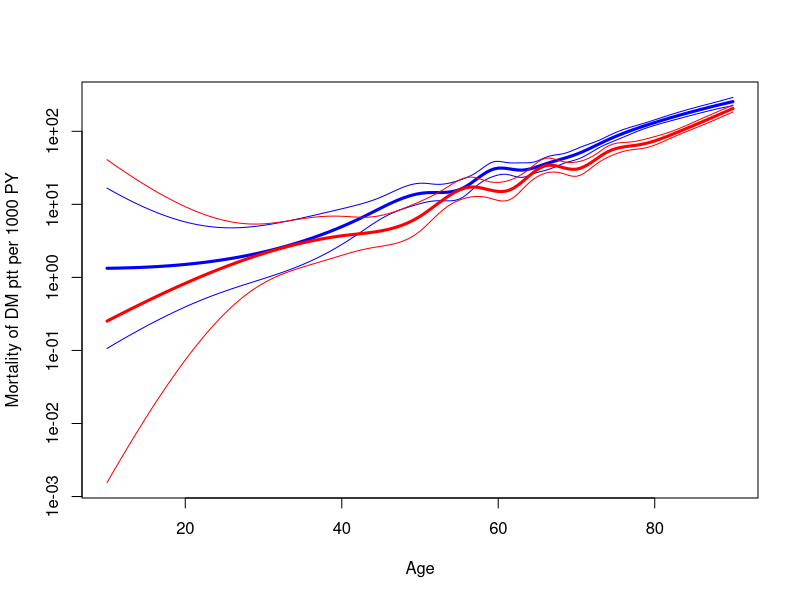
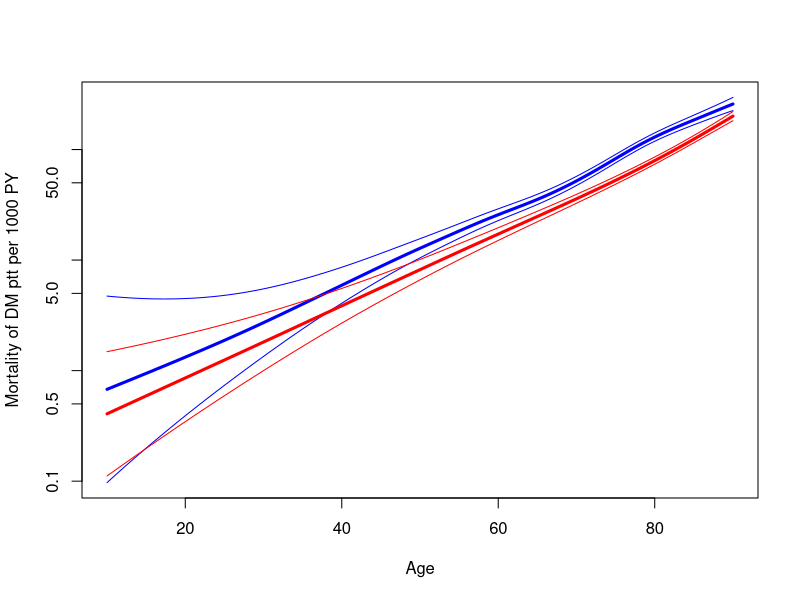
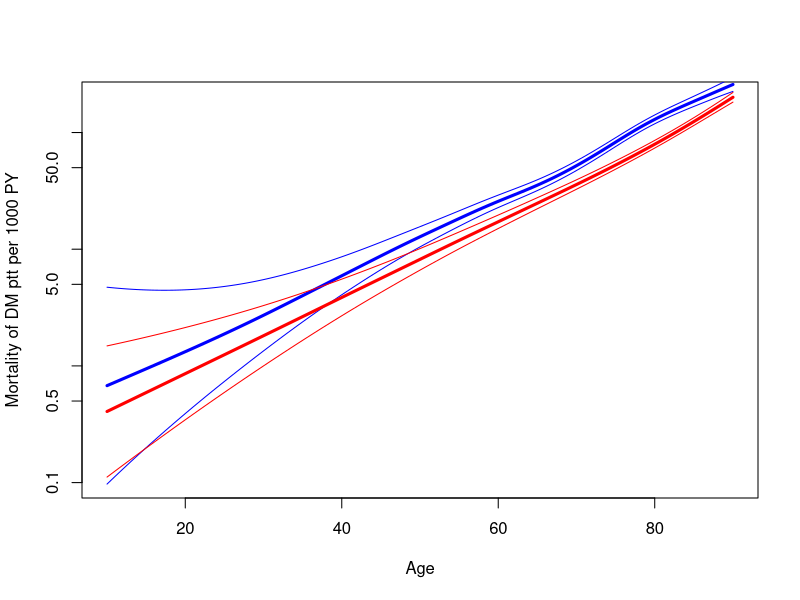
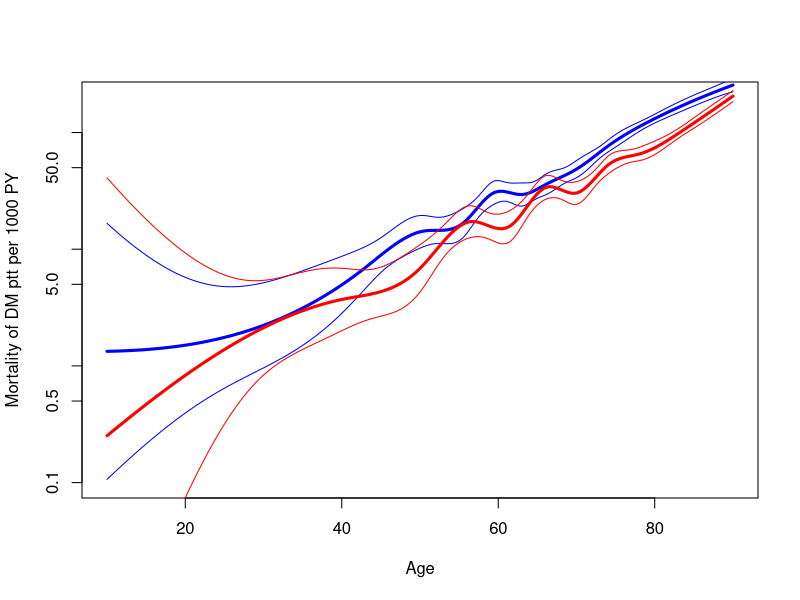
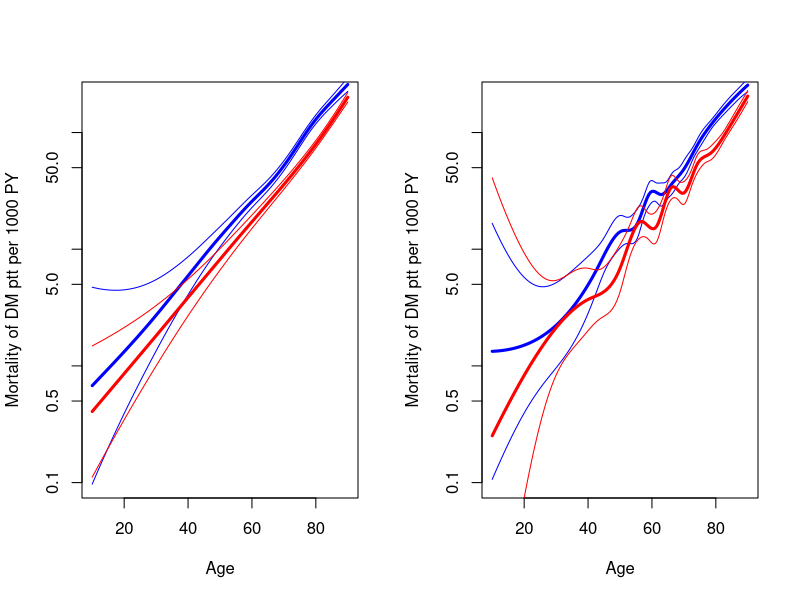
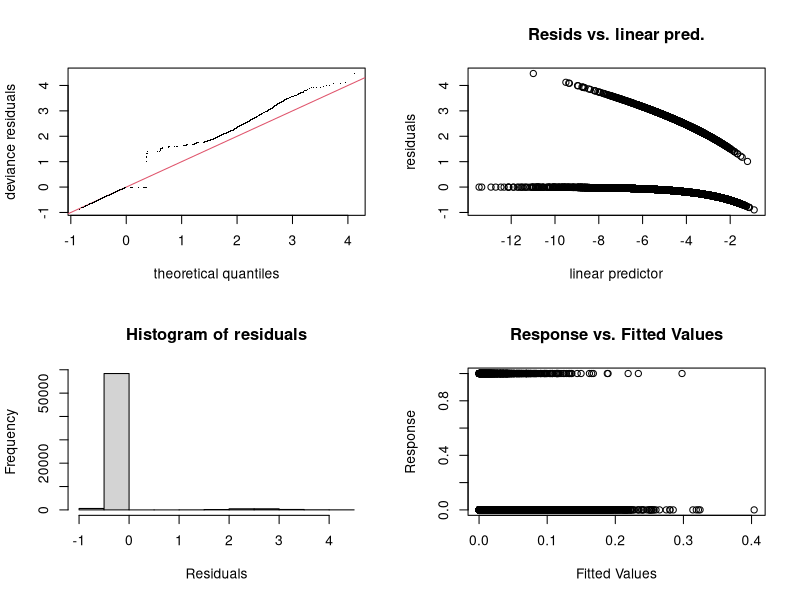
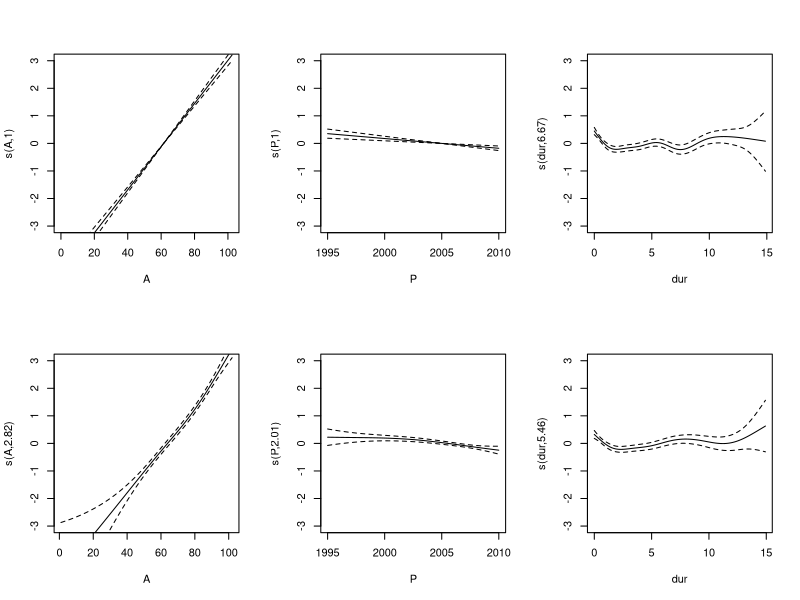
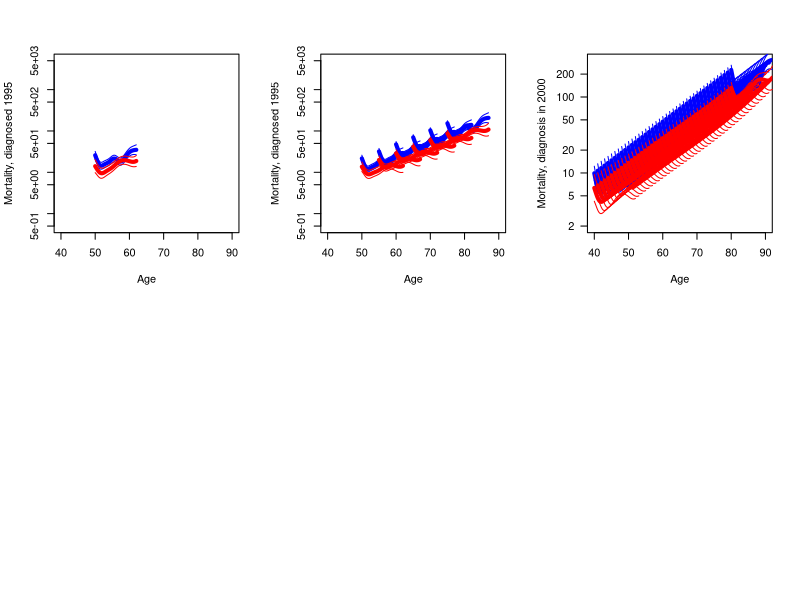

Write the R code that produced these figures, in order. (Note: this script raises an error after producing the figures.)
###################################################
options( width=94 )
library( Epi )
library( mgcv )
data( DMlate )
str( DMlate )
head( DMlate )
summary( DMlate )

##############################################################################################
LL <- Lexis( entry = list( A = dodm-dobth,
                           P = dodm,
                         dur = 0 ),
              exit = list( P = dox ),
       exit.status = factor( !is.na(dodth),
                             labels=c("Alive","Dead") ),
              data = DMlate )

###################################################
LL <- Lexis( entry = list( A = dodm-dobth,
                           P = dodm,
                         dur = 0 ),
              exit = list( P = dox ),
       exit.status = factor( !is.na(dodth),
                             labels=c("Alive","Dead") ),
              data = DMlate,
              keep = TRUE )

###################################################
attr( LL, 'dropped' )

###################################################
summary( LL )
head( LL )

###################################################
stat.table( sex,
            list( D=sum( lex.Xst=="Dead" ),
                  Y=sum( lex.dur ),
               rate=ratio( lex.Xst=="Dead", lex.dur, 1000 ) ),
            data=LL )

###################################################
SL <- splitLexis( LL, breaks=seq(0,125,1/2), time.scale="A" )
summary( SL )
summary( LL )

###################################################
library( splines )
r.m <- glm( (lex.Xst=="Dead") ~ ns( A, df=10 ),
            offset = log( lex.dur ),
            family = poisson,
              data = subset( SL, sex=="M" ) )
r.f <- update( r.m, data = subset( SL, sex=="F" ) )

###################################################
nd <-  data.frame( A = seq(10,90,0.5),
             lex.dur = 1000 )
p.m <- ci.pred( r.m, newdata = nd )
p.f <- ci.pred( r.f, newdata = nd )
str( p.m )
head( p.m )

###################################################
matplot( nd$A, cbind(p.m,p.f),
         type="l", col=rep(c("blue","red"),each=3), lwd=c(3,1,1), lty=1,
         log="y", xlab="Age", ylab="Mortality of DM ptt per 1000 PY")

###################################################
library( mgcv )
s.m <- gam( (lex.Xst=="Dead") ~ s(A,k=20),
            offset = log( lex.dur ),
            family = poisson,
                    data = subset( SL, sex=="M" ) )
s.f <- update( s.m, data = subset( SL, sex=="F" ) )
p.m <- ci.pred( s.m, newdata = nd ) * 1000
p.f <- ci.pred( s.f, newdata = nd ) * 1000

###################################################
matplot( nd$A, cbind(p.m,p.f),
         type="l", col=rep(c("blue","red"),each=3), lwd=c(3,1,1), lty=1,
         log="y", xlab="Age", ylab="Mortality of DM ptt per 1000 PY")

###################################################
pl2 <- function(s.m,s.f) {
 nd <-  data.frame( A = seq(10,90,0.5), lex.dur = 1 )
p.m <- ci.pred( s.m, newdata = nd ) * 1000
p.f <- ci.pred( s.f, newdata = nd ) * 1000
matplot( nd$A, cbind(p.m,p.f), ylim=c(0.1,200),
         type="l", col=rep(c("blue","red"),each=3), lwd=c(3,1,1), lty=1,
         log="y", xlab="Age", ylab="Mortality of DM ptt per 1000 PY")
                         }
pl2( s.m, s.f )
pl2( r.m, r.f )
par( mfrow=c(1,2) )
pl2( s.m, s.f )
pl2( r.m, r.f )

###################################################
Mcr <- gam( (lex.Xst=="Dead") ~ s(   A, k=10 ) +
                                s(   P, k=10 ) +
                                s( dur, k=10 ),
            offset = log( lex.dur/1000 ),
            family = poisson, method="REML",
              data = subset( SL, sex=="M" ) )
summary( Mcr )
gam.check( Mcr )
Fcr <- update( Mcr, data = subset( SL, sex=="F" ) )

###################################################
par( mfrow=c(2,3) )
plot( Mcr, ylim=c(-3,3) )
plot( Fcr, ylim=c(-3,3) )

###################################################
# Simplification
Mcl <- update( Mcr, . ~ A + P + s( dur, k=10 ) )
Fcl <- update( Fcr, . ~ A + P + s( dur, k=10 ) )
anova( Mcr, Mcl, test="Chisq" )
anova( Fcr, Fcl, test="Chisq" )

###################################################
pts <- seq(0,12,0.5)
nd <- data.frame( A =   50+pts,
                  P = 1995+pts,
                dur =      pts,
            lex.dur = 1 )
head( cbind( nd$A, ci.pred( Mcr, newdata=nd ) ) )

###################################################
pts <- seq(0,12,0.1)
nd <- data.frame( A=  50+pts,
                  P=1995+pts,
                dur=     pts,
            lex.dur=1 )
Rpr <- cbind( ci.pred( Mcr, nd ),
              ci.pred( Fcr, nd ) )

###################################################
plot( NA, xlim=c(40,90), ylim=c(0.5,5000), log="y",
          xlab="Age", ylab="Mortality, diagnosed 1995" )
matlines( 50+pts, Rpr,
          type="l", lwd=c(4,1,1), lty=1,
          col=rep( c("blue","red"), each=3 ) )

ml <- function( A, P )
    {
nd <- data.frame( A = A+pts,
                  P = P+pts,
                dur =   pts,
            lex.dur = 1 )
Rpr <- cbind( ci.pred( Mcr, nd ),
              ci.pred( Fcr, nd ) )
matlines( A+pts, Rpr,
          type="l", lwd=c(4,1,1), lty=1,
          col=rep( c("blue","red"), each=3 ) )
    }

##################################################
plot( NA, xlim=c(40,90), ylim=c(0.5,5000), log="y",
          xlab="Age", ylab="Mortality, diagnosed 1995" )
ml( 50, 2000 )
ml( 55, 2000 )
ml( 60, 2000 )
ml( 65, 2000 )
ml( 70, 2000 )
ml( 75, 2000 )

plot( NA, xlim=c(40,90), ylim=c(2,300), log="y", las=1,
          xlab="Age", ylab="Mortality, diagnosis in 2000" )
for( aa in 40:80 ) ml( aa, 2000 )

###################################################
str( SL )
SL$Am <- floor( SL$A+0.25 )
SL$Pm <- floor( SL$P+0.25 )
data( M.dk )
str( M.dk )
M.dk <- transform( M.dk, Am = A,
                         Pm = P,
                        sex = factor( sex, labels=c("M","F") ) )

###################################################
SLr <- merge( SL, M.dk[,c("sex","Am","Pm","rate")] )
dim( SL )
dim( SLr )

###################################################
SLr$E <- SLr$lex.dur * SLr$rate / 1000
stat.table( sex, 
            list( D = sum(lex.Xst=="Dead"), 
                  Y = sum(lex.dur), 
                  E = sum(E), 
                SMR = ratio(lex.Xst=="Dead",E) ), 
            data = SLr,
            margin = TRUE ) 
stat.table( list( sex, Age = floor(pmax(A,39)/10)*10 ), 
            list( D = sum(lex.Xst=="Dead"), 
                  Y = sum(lex.dur), 
                  E = sum(E), 
                SMR = ratio(lex.Xst=="Dead",E) ), 
               data = SLr )


###################################################
### code chunk number 26: SMReff
###################################################
SLr <- subset( SLr, E>0 )
Msm <- gam( (lex.Xst=="Dead") ~ s(   A, k=10 ) +
                                s(   P, k=10 ) +
                                s( dur, k=10 ),
            offset = log( E ),
            family = poisson, method="REML",
                    data = subset( SLr, sex=="M" ) )
Fsm <- update( Msm, data = subset( SLr, sex=="F" ) )
summary( Msm )
summary( Fsm )
par( mfrow=c(2,3) )
plot( Msm, ylim=c(-1,2) )
plot( Fsm, ylim=c(-1,2) )

###################################################
show.mort <-
function( Msm, Fsm )
    {
mpr <- fpr <- NULL
pts <- seq(0,15,0.1)
for( ip in c(1995,2005) )
for( ia in c(50,60,70) )
   { 
nd <- data.frame( A=ia+pts,
                  P=ip+pts,
                dur=   pts,
                  E=1 )
mpr <- cbind( mpr, ci.pred( Msm, nd ) )
fpr <- cbind( fpr, ci.pred( Fsm, nd ) )
   }
par( mfrow=c(1,2) )
matplot( cbind(50+pts,60+pts,70+pts)[,rep(1:3,2,each=3)],
         cbind( mpr[,1:9], fpr[,1:9] ), ylim=c(0.5,5),
         log="y", xlab="Age", ylab="SMR, diagnosed 1995",
         type="l", lwd=c(4,1,1), lty=c("solid","18","18"),
         col=rep(c("blue","red"),each=9) )
abline( h= 1)
matplot( cbind(50+pts,60+pts,70+pts)[,rep(1:3,2,each=3)],
         cbind( mpr[,1:9+9], fpr[,1:9+9] ), ylim=c(0.5,5),
         log="y", xlab="Age", ylab="SMR, diagnosed 2005",
         type="l", lwd=c(4,1,1), lty=c("solid","18","18"),
         col=rep(c("blue","red"),each=9) )
abline( h= 1)
    }
show.mort( Msm, Fsm )

###################################################
print(
stat.table( list( dur=floor(dur/2)*2, sex=sex ),
            list( D=sum(lex.Xst=="Dead") ),
            margin = TRUE,
            data = SLr ), digits=0 )

###################################################
( a.kn <- with( subset(SLr,lex.Xst=="Dead"), quantile( A+lex.dur, (1:5-0.5)/5 ) ) )
( p.kn <- with( subset(SLr,lex.Xst=="Dead"), quantile( P+lex.dur, (1:2-0.5)/2 ) ) )
( d.kn <- with( subset(SLr,lex.Xst=="Dead"), quantile( dur+lex.dur, (1:3-0.5)/3 ) ) )
Msg <- glm( (lex.Xst=="Dead") ~ Ns(   A, knots=a.kn ) +
                                Ns(   P, knots=p.kn ) +
                                Ns( dur, knots=d.kn ),
            offset = log( E ),
            family = poisson,
              data = subset( SLr, sex=="M" ) )
Fsg <- update( Msg, data = subset( SLr, sex=="F" ) )
mpg <- fpg <- NULL
pts <- seq(0,15,0.1)
for( ip in c(1995,2005) )
for( ia in c(50,60,70) )
   { 
nd <- data.frame( A=ia+pts,
                  P=ip+pts,
                dur=   pts,
                  E=1 )
mpg <- cbind( mpg, ci.pred( Msg, nd ) )
fpg <- cbind( fpg, ci.pred( Fsg, nd ) )
   }
par( mfrow=c(1,2) )
matplot( cbind(50+pts,60+pts,70+pts)[,rep(1:3,2,each=3)],
         cbind( mpg[,1:9], fpg[,1:9] ),
         log="y", xlab="Age", ylab="SMR, diagnosed 1995",
         type="l", lwd=c(4,1,1), lty=1, ylim=c(0.5,5),
         col=rep(c("blue","red"),each=9) )
matlines( cbind(50+pts,60+pts,70+pts)[,rep(1:3,2,each=3)],
         cbind( mpr[,1:9], fpr[,1:9] ),
         type="l", lwd=c(4,1,1), lty="21", lend="butt",
         col=rep(c("blue","red"),each=9) )
abline( h= 1)
matplot( cbind(50+pts,60+pts,70+pts)[,rep(1:3,2,each=3)],
         cbind( mpg[,1:9+9], fpg[,1:9+9] ),
         log="y", xlab="Age", ylab="SMR, diagnosed 2005",
         type="l", lwd=c(4,1,1), lty=1, ylim=c(0.5,5),
         col=rep(c("blue","red"),each=9) )
matlines( cbind(50+pts,60+pts,70+pts)[,rep(1:3,2,each=3)],
         cbind( mpr[,1:9+9], fpr[,1:9+9] ),
         type="l", lwd=c(4,1,1), lty="21", lend="butt",
         col=rep(c("blue","red"),each=9) )
abline( h= 1)

###################################################
llsm <- gam( (lex.Xst=="Dead") ~ I(A-60) + 
                                 I(P-2000) + 
                                 s( dur, k=8 ),
             offset = log( E ),
             family = poisson, method="REML",
               data = subset( SLr, sex=="M" ) )
summary( llsm )
gam.check( llsm )
llsf <- update( llsm, data = subset( SLr, sex=="F" ) )
round( (cbind( ci.exp( llsm, subset="-" ),
               ci.exp( llsf, subset="-" ) )-1)*100, 1 )

###################################################
show.mort( llsm, llsf )
